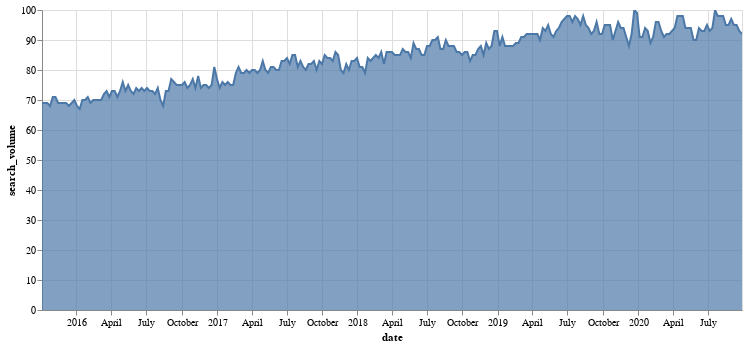

This figure's Vega-Lite source:
### Vega-Lite specification from a JSON file in a GitHub repository (floating-point values rounded to 4 significant figures; data arrays with more than 128 entries replaced by an {"elided": "..."} marker saying what was removed)
{"config": {"view": {"continuousWidth": 400, "continuousHeight": 300}}, "data": {"name": "data-3f8d719a60160209dce66476ca5a315a"}, "mark": {"type": "area", "line": true}, "encoding": {"x": {"type": "temporal", "field": "date"}, "y": {"type": "quantitative", "field": "search_volume"}}, "selection": {"selector001": {"type": "interval", "bind": "scales", "encodings": ["x", "y"]}}, "width": 700, "$schema": "https://vega.github.io/schema/vega-lite/v4.8.1.json", "datasets": {"data-3f8d719a60160209dce66476ca5a315a": {"elided": "261 records"}}}
